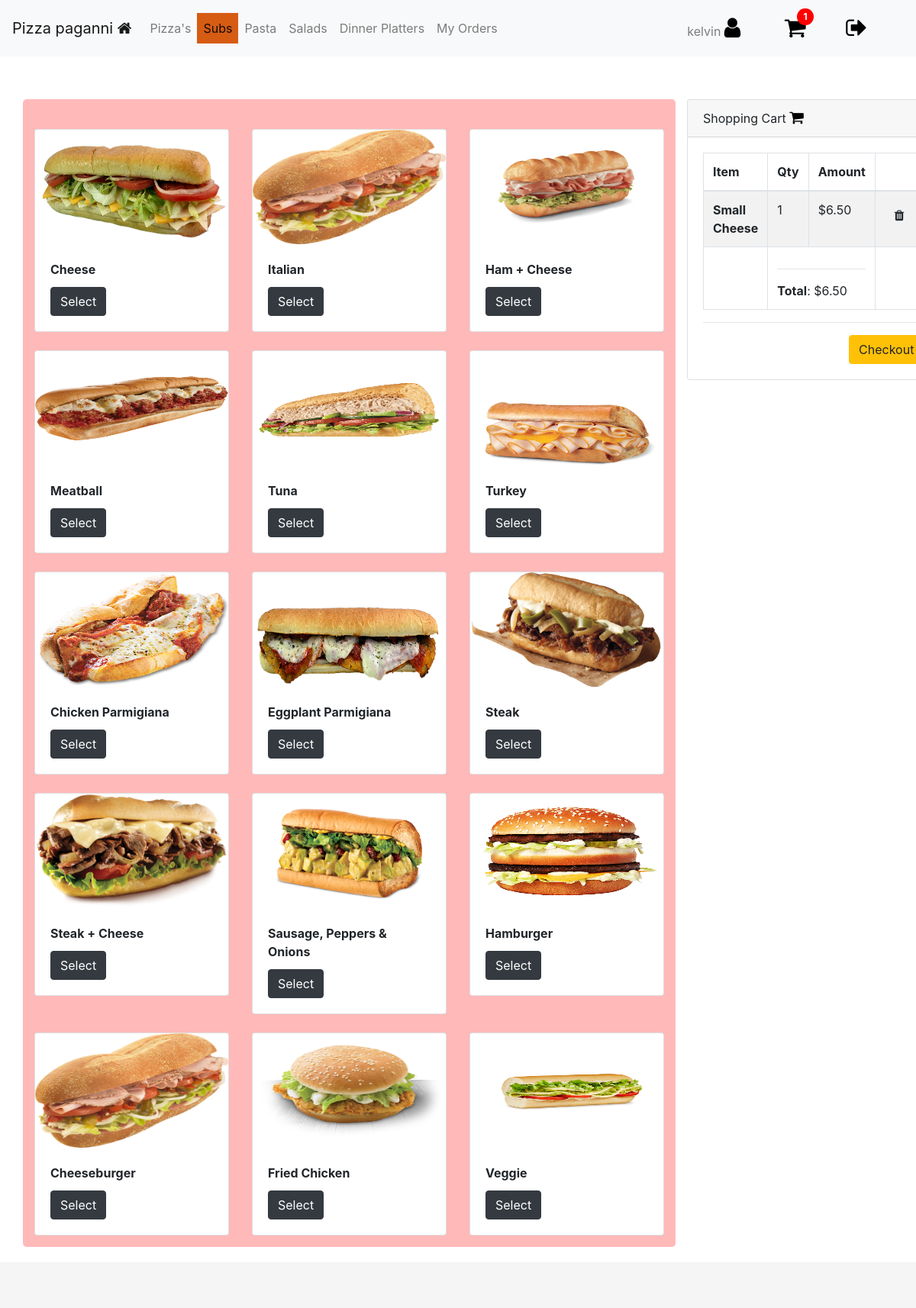
The page /subs (signed in) on the database its author committed.
### orders/models.py (models this page shows, shortened)
class Inventory(models.Model):
    name = models.CharField(max_length=64)
    toppings = models.ManyToManyField(Topping, blank=True, related_name="toppings")
    special = models.BooleanField(default=False)
    customizable = models.BooleanField(default=True)
    item_type = models.ForeignKey(ItemType, on_delete=models.PROTECT, null=True)
    comments = models.CharField(max_length=500, blank=True)
    def __str__(self):
        return f"{self.name}"

class ItemCost(models.Model):
    name = models.ForeignKey(ItemSize, on_delete=models.PROTECT, blank=True, null=True)
    itemcost = models.ManyToManyField(Inventory, blank=True, related_name="cost")
    amount = models.DecimalField(max_digits=6, decimal_places=2)
    def __str__(self):
        for each in self.itemcost.all():
            return f"{self.name} {each}"

class ItemSize(models.Model):
    name = models.CharField(max_length=64, blank=True)
    def __str__(self):
        return f"{self.name}"

class Order(models.Model):
    qty = models.IntegerField()
    item = models.ManyToManyField(ItemCost, blank=True, related_name="item")
    item_topping = models.ManyToManyField(Topping, blank=True, related_name="item_topping")
    order_id = models.ForeignKey(Completed_Order_Ids, on_delete=models.PROTECT, null=True)
    status = models.IntegerField()
    amount = models.DecimalField(max_digits=6, decimal_places=2)
    user_id = models.IntegerField()
    created_at = models.DateTimeField(auto_now_add=True)
    updated_at = models.DateTimeField(auto_now=True)
    class Meta:
        get_latest_by = ['item']

### orders/views.py (the view)
# urls.py: path("subs", views.subs, name="subs"),
@login_required
@user_passes_test(lambda u: not u.is_superuser, login_url='orders')
def subs(request):
    context = {
        "extra_allowed_count": 5
    }
    return render(request, "user/subs.html", context)

### orders/context_processors.py (called while the page is built, shortened)
def data(request):
    if not request.user.is_authenticated:
        return {
            "": ""
        }
    else:
        orders = Order.objects.filter(user_id=request.user.id)
        total = Decimal(0)
        cart_item_count = 0
        total_id = []
        for order in orders:
           if order.status == 0:
               total_id.append(order.id)
               cart_item_count = len(total_id)
               total += Decimal(order.amount)
        return {
            "inventory": Inventory.objects.all(),
            "itemcost": ItemCost.objects.all(),
            "orders": orders,
            "total": total,
            "key": settings.STRIPE_PUBLISHABLE_KEY,
            "total_id": total_id,
            "cart_item_count": cart_item_count
        }
        return render(request, "user/index.html")

### orders/models.py (called while the page is built)
    def __str__(self):
        return f"{self.item}"

### orders/templatetags/striper.py (called while the page is built)
@register.filter(name='stripeconversion')
def stripe_value(total_price):
    return str(int(round(total_price, 2) * 100))

### orders/templates/user/subs.html
{% extends 'user/user-base.html' %}

### orders/templates/user/user-base.html (shortened to what this page needs)
<!DOCTYPE html>
<head>
    <link rel="stylesheet" href="">
    <link rel="stylesheet"
    href="https://stackpath.bootstrapcdn.com/bootstrap/4.3.1/css/bootstrap.min.css"
>
    <link href="https://stackpath.bootstrapcdn.com/font-awesome/4.7.0/css/font-awesome.min.css" rel="stylesheet">
    {% load static %}
    <link rel="stylesheet" href="{% static 'css/style.css' %}">
</head>
<body>
    <nav class="navbar navbar-expand-lg navbar-light bg-light">
        <a class="navbar-brand" href="#">Pizza paganni <i class="fa fa-home"></i></a>
        <div class="collapse navbar-collapse" id="navbarText">
            <ul class="navbar-nav mr-auto">
                {% if not user.is_staff %}
              <li class="nav-item">
                <a class="nav-link" href="{% url 'pizza' %}">Pizza's</a>
              </li>
              <li class="nav-item">
                <a class="nav-link" href="{% url 'subs' %}">Subs</a>
              </li>
              <li class="nav-item">
                  <a class="nav-link" href="{% url 'pasta' %}">Pasta</a>
                </li>
                <li class="nav-item">
                  <a class="nav-link" href="{% url 'salads' %}">Salads</a>
                </li>
                <li class="nav-item">
                  <a class="nav-link" href="{% url 'dinner_platters' %}">Dinner Platters</a>
                </li>
                <li class="nav-item">
                  <a class="nav-link" href="{% url 'orders' %}">My Orders </a>
                </li>
                {% else %}
                <li class="nav-item">
                  <a class="nav-link" href="{% url 'orders' %}">Orders List</a>
                </li>
             {%  endif %}
            </ul>
          <span class="navbar-text">
              <span class="mr-5"> {{ user.get_username }} <i class="fa fa-user "
                style="font-size:30px;color:#000"></i>
              </span>
              {% if not user.is_staff %}
            <a href="{% url 'pizza' %}" class="notification mr-5">
                <span><i class="fa fa-shopping-cart " style="font-size:30px;color:#000"></i></span>
                <span class="badge">{{ cart_item_count }}</span>
              </a>
              {% else %}
              <a href="#" class="notification mr-5">
                <span><i class="fa fa-clock-o " style="font-size:30px;color:#000"></i></span>
                <span class="badge">{{pending_items_count}}</span>
              </a>
              {%  endif %}
           <a href="{% url 'logout_user' %}" class="mr-5"><i class="fa fa-sign-out " style="font-size:30px;color:#000"></i></a>
          </span>
        </div>
      </nav>
    <div class="container" style="margin-top: 3.5rem;">
        {% if request.resolver_match.url_name != 'orders' %}
        <div class="row">
            <div class="col-md-9"  style="max-height: 80%;
                     max-width: 100%;
            background-color: rgb(255, 185, 185); padding: 15px; margin-bottom:
            80px; border-radius: 5px; ">
<div class="row">
    {% load striper %}
    {% for items in inventory %}
    {% if items.item_type|stringformat:"s" == request.resolver_match.url_name %}
                                <div class="col-md-6 col-lg-4 col-sm-12 col-xs-12 mt-4">
                                  <div class="card">{% load static %}
                                    <img src="static/images/items/{{ items.name }}.png"
                                    class="card-img-top" height="150" alt="...">
                                    <div class="card-body">
                                      <h5 class="card-title"><small><b>{{ items.name }}</b></small></h5>
                                      <a href="#" data-toggle="modal" data-target="#modal{{ items.id }}" aria-expanded="true"
                                      aria-controls="collapseOne" class="btn btn-dark">Select</a>
                                    </div>
                                  </div>
                                </div>
    {% endif %}
      {% endfor %}
    </div>
            </div>
            <div class="col-3" style="margin-bottom: 40px; " >
                <div class="position-fixed" style="z-index: 1041" >
                <div class="card" >
                    <div class="card-header">
                      Shopping Cart <i class="fa fa-shopping-cart" style="font-size:20px;color:#000"></i>
                    </div>
                    {% if cart_item_count > 0 %}
                    <div class="card-body">
                        <div class="card-text" >
                            <div class="table-wrapper-scroll-y
                            my-custom-scrollbar" style="display: flex; flex-direction: column-reverse;">
                                <table class="table table-bordered table-striped mb-0">
                                  <thead>
                                    <tr>
                                      <th scope="col">Item</th>
                                      <th scope="col">Qty</th>
                                      <th scope="col">Amount</th>
                                      <th scope="col"></th>
                                    </tr>
                                  </thead>
                                  <tbody>
                                    {% for order in orders %}
                                    {% if order.status == 0 %}
                                    {% for item in order.item.all %}
                                    <tr>
                                      <th scope="row">{{item}}</th>
                                      <td>{{order.qty}}</td>
                                      <td>${{order.amount}}</td>
                                      <td><form action="{% url 'delete_from_cart'%}" method="POST">
                                      value="{{order.id}}"><button type="submit"
                                      class="btn"><i class="fa
                                      fa-trash"></i></button></form>
                                      </td>
                                    </tr>
                     {% endfor %}
                     {% endif %}
                     {% endfor %}
                     <tr>
                        <td></td>
                        <td colspan="2"><hr> <b>Total</b>: ${{ total }} </td>
                        <td></td>
                    </tr>
                                  </tbody>
                                </table>
                              </div>
                      <hr>
                      <span class="float-right">
                        <button type="button" class="btn btn-warning" data-toggle="modal" data-target="#checkout">
                            Checkout
                          </button>
</script></span>
                    </div>
                  </div>
                  {% else %}
                  <span class="p-5" style='font-size:20px;'>Your cart is empty &#128532;</span>
{% endif %}
                </div>
            </div>
        </div>
    </div>
    {% else %}
        {% regroup user_orders by order_id as order_list %}
        {% for order_id in order_list %}
             {% for item in order_id.list %}
             {% load striper %}
             {% endfor %}
      {% empty %}
      <tr><td style="text-align: center;">No orders available</td></tr>
      {% endfor %}
    {% endif %}
    </div>
</body>
<footer class="footer">
  </footer>
</html>

### orders/static/css/style.css (style rules this page uses)
body { background-color: #ffffff; background-image: url("https://www.transparenttextures.com/patterns/food.png"); }
.card { background-color: #ffffff; background-image: url("https://www.transparenttextures.com/patterns/food.png"); }
.footer { position: fixed; bottom: 0; width: 100%; height: 60px; line-height: 60px; background-color: #f5f5f5; }
.navbar-light .navbar-nav > .active > a, .navbar-light .navbar-nav > .active > :hover, .navbar-light .navbar-nav > .active > :focus { color: #000; background: #d65c14; }
td { padding: 10px; }
th { padding: 10px; }
th { border-bottom: 1px solid #555; }
.notification { color: white; text-decoration: none; margin: 5px; position: relative; display: inline-block; border-radius: 2px; }
.notification .badge { position: absolute; display: inline-block; top: -10px; right: -10px; padding: 5px 8px; border-radius: 100%; background: red; color: white; }
.my-custom-scrollbar { position: relative; max-height: 500px; overflow: auto; }
.table-wrapper-scroll-y { display: block; }

### rows shown on the page
Inventory: name (picture), name "Cheese"
Inventory: name (picture), name "Italian"
Inventory: name (picture), name "Ham + Cheese"
Inventory: name (picture), name "Meatball"
Inventory: name (picture), name "Tuna"
Inventory: name (picture), name "Turkey"
Inventory: name (picture), name "Chicken Parmigiana"
Inventory: name (picture), name "Eggplant Parmigiana"
Inventory: name (picture), name "Steak"
Inventory: name (picture), name "Steak + Cheese"
Inventory: name (picture), name "Sausage, Peppers & Onions"
Inventory: name (picture), name "Hamburger"
Inventory: name (picture), name "Cheeseburger"
Inventory: name (picture), name "Fried Chicken"
Inventory: name (picture), name "Veggie"
Order: qty "1", amount "6.50"
ItemCost: id+name "Small Cheese"

### other values the page prints
{{ user.get_username }} "kelvin"
{{ cart_item_count }} "1"
{{ total }} "6.50"
